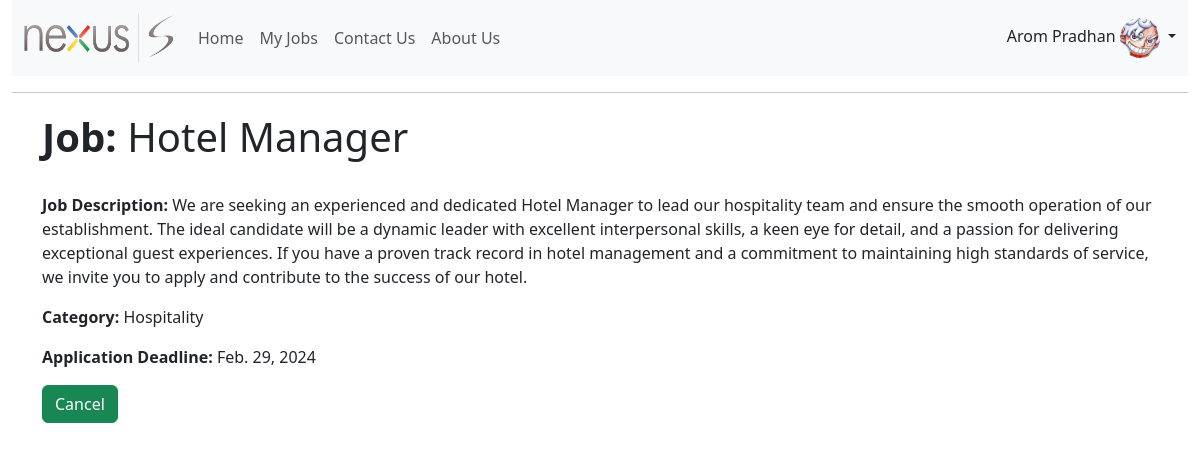
Screenshot of /job-detail/1/ (signed in) with the database file from the repository.
### account/models.py (models this page shows)
class UserProfile(BaseModel):
    user = models.OneToOneField(User, on_delete=models.CASCADE)
    address = models.CharField(max_length=40)
    phone_number = models.CharField(max_length=14)
    resume = models.FileField(null=True, blank=True, upload_to="resumes")
    profile_picture = models.FileField(null=True, blank=True, upload_to="profile_pictures")

### core/models.py (models this page shows, shortened)
class Job(BaseModel):
    title = models.CharField(max_length=50)
    description = models.TextField(max_length=1000)
    category = models.ForeignKey(Category, on_delete=models.CASCADE)
    application_deadline = models.DateField()
    is_active = models.BooleanField(default=False)

class Category(BaseModel):
    title = models.CharField(max_length=30)
    def __str__(self):
        return self.title
    class Meta:
        verbose_name_plural = "Categories"

### core/views.py (the view)
# urls.py: path('job-detail/<int:pk>/', JobDetailView.as_view(), name='job_detail'),
class JobDetailView(DetailView):
    template_name = 'core/job_detail.html'
    queryset = Job.objects.all()
    context_object_name = 'job'

### templates/core/job_detail.html
{% extends 'layouts/base.html' %}
{% block content %}
<h1><b>Job: </b>{{ job.title }}</h1>
<br>
<p><b>Job Description: </b>{{job.description}}</p>
<p><b>Category: </b>{{ job.category }}</p>
<p><b>Application Deadline: </b>{{ job.application_deadline }}</p>
<a class="btn btn-success" href="{% url 'home' %}">Cancel</a>
{% endblock %}

### templates/layouts/nav.html (shortened to what this page needs)
{% load static %}
<nav class="navbar navbar-expand-lg bg-body-tertiary">
    <div class="container-fluid">
        <a class="navbar-brand" href="{% url 'home' %}">
            <img style="height: 50px; width: 150px" src="{% static 'core/logo.png' %}">
        </a>
        <div class="collapse navbar-collapse" id="navbarSupportedContent">
            <ul class="navbar-nav me-auto mb-2 mb-lg-0">
                <li class="nav-item">
                    <a class="nav-link {{ classroom_active }}" aria-current="page" href="{% url 'home' %}">Home</a>
                </li>
                {% if request.user.is_authenticated %}
                <li class="nav-item">
                    <a class="nav-link {{ student_active }}" href="{% url 'my_jobs' %}">My Jobs</a>
                </li>
                {% endif %}
                <li class="nav-item">
                    <a class="nav-link {{ profile_active }}" aria-disabled="true" href="#">Contact Us</a>
                </li>
                <li class="nav-item">
                    <a class="nav-link" aria-disabled="true" href="#">About Us</a>
                </li>
            </ul>
            {% if request.user.is_authenticated %}
                    <div class="dropdown show">
                        <a class="nav-link dropdown-toggle" href="#" id="navbarProfileDropdown" role="button"
                           data-toggle="dropdown" aria-haspopup="true" aria-expanded="false">
                            {% if request.user.get_full_name %}
                                {{ request.user.get_full_name }}
                            {% else %}
                                {{ request.user.email }}
                            {% endif %}
                            {% if request.user.userprofile.profile_picture %}
                                <img src="{{ request.user.userprofile.profile_picture.url }}"
                                     style="height: 40px; width: 40px; border-radius: 50%">
                            {% else %}
                                <img src="{% static 'account/default_picture.png' %}" style="height: 40px; width: 40px">
                            {% endif %}
                        </a>
                    </div>
            {% else %}
                <div>
                    <a href="{% url 'user_login' %}" class="btn btn-success">Login</a>
                    <a href="{% url 'user_register' %}" class="btn btn-outline-success">Register</a>
                </div>
            {% endif %}
        </div>
    </div>
</nav>
<hr>

### rows the page displays
Job: title "Hotel Manager", description "We are seeking an experienced and dedicated Hotel Manager to lead our hospitality team and ensure the smooth operation of our establishment. The ideal candidate will be a dynamic leader with excellent interpersonal skills, a keen eye for detail, and a passion for delivering exceptional guest experiences. If you have a proven track record in hotel management and a commitment to maintaining high standards of service, we invite you to apply and contribute to the success of our hotel.", category "Hospitality", application_deadline "Feb. 29, 2024"

### other values shown
{{ request.user.get_full_name }} "Arom Pradhan"
